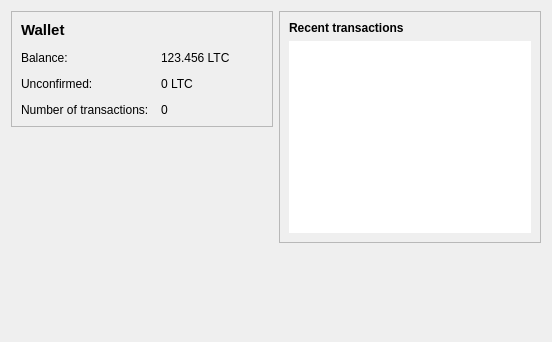
<?xml version="1.0" encoding="UTF-8"?>
<ui version="4.0">
 <class>OverviewPage</class>
 <widget class="QWidget" name="OverviewPage">
  <property name="geometry">
   <rect>
    <x>0</x>
    <y>0</y>
    <width>552</width>
    <height>342</height>
   </rect>
  </property>
  <property name="windowTitle">
   <string>Form</string>
  </property>
  <layout class="QHBoxLayout" name="horizontalLayout" stretch="1,1">
   <item>
    <layout class="QVBoxLayout" name="verticalLayout_2">
     <item>
      <widget class="QFrame" name="frame">
       <property name="frameShape">
        <enum>QFrame::StyledPanel</enum>
       </property>
       <property name="frameShadow">
        <enum>QFrame::Raised</enum>
       </property>
       <layout class="QFormLayout" name="formLayout_2">
        <property name="fieldGrowthPolicy">
         <enum>QFormLayout::AllNonFixedFieldsGrow</enum>
        </property>
        <property name="horizontalSpacing">
         <number>12</number>
        </property>
        <property name="verticalSpacing">
         <number>12</number>
        </property>
        <item row="2" column="0">
         <widget class="QLabel" name="label">
          <property name="text">
           <string>Balance:</string>
          </property>
         </widget>
        </item>
        <item row="2" column="1">
         <widget class="QLabel" name="labelBalance">
          <property name="text">
           <string>123.456 LTC</string>
          </property>
         </widget>
        </item>
        <item row="4" column="0">
         <widget class="QLabel" name="label_2">
          <property name="text">
           <string>Number of transactions:</string>
          </property>
         </widget>
        </item>
        <item row="4" column="1">
         <widget class="QLabel" name="labelNumTransactions">
          <property name="text">
           <string>0</string>
          </property>
         </widget>
        </item>
        <item row="3" column="0">
         <widget class="QLabel" name="label_3">
          <property name="text">
           <string>Unconfirmed:</string>
          </property>
         </widget>
        </item>
        <item row="3" column="1">
         <widget class="QLabel" name="labelUnconfirmed">
          <property name="text">
           <string>0 LTC</string>
          </property>
         </widget>
        </item>
        <item row="1" column="0">
         <widget class="QLabel" name="label_5">
          <property name="text">
           <string>&lt;!DOCTYPE HTML PUBLIC &quot;-//W3C//DTD HTML 4.0//EN&quot; &quot;http://www.w3.org/TR/REC-html40/strict.dtd&quot;&gt;
&lt;html&gt;&lt;head&gt;&lt;meta name=&quot;qrichtext&quot; content=&quot;1&quot; /&gt;&lt;style type=&quot;text/css&quot;&gt;
p, li { white-space: pre-wrap; }
&lt;/style&gt;&lt;/head&gt;&lt;body style=&quot; font-family:'Ubuntu'; font-size:11pt; font-weight:400; font-style:normal;&quot;&gt;
&lt;p style=&quot; margin-top:0px; margin-bottom:0px; margin-left:0px; margin-right:0px; -qt-block-indent:0; text-indent:0px;&quot;&gt;&lt;span style=&quot; font-weight:600;&quot;&gt;Wallet&lt;/span&gt;&lt;/p&gt;&lt;/body&gt;&lt;/html&gt;</string>
          </property>
         </widget>
        </item>
       </layout>
      </widget>
     </item>
     <item>
      <spacer name="verticalSpacer">
       <property name="orientation">
        <enum>Qt::Vertical</enum>
       </property>
       <property name="sizeHint" stdset="0">
        <size>
         <width>20</width>
         <height>40</height>
        </size>
       </property>
      </spacer>
     </item>
    </layout>
   </item>
   <item>
    <layout class="QVBoxLayout" name="verticalLayout_3">
     <item>
      <widget class="QFrame" name="frame_2">
       <property name="frameShape">
        <enum>QFrame::StyledPanel</enum>
       </property>
       <property name="frameShadow">
        <enum>QFrame::Raised</enum>
       </property>
       <layout class="QVBoxLayout" name="verticalLayout">
        <item>
         <widget class="QLabel" name="label_4">
          <property name="text">
           <string>&lt;b&gt;Recent transactions&lt;/b&gt;</string>
          </property>
         </widget>
        </item>
        <item>
         <widget class="QListView" name="listTransactions">
          <property name="frameShape">
           <enum>QFrame::NoFrame</enum>
          </property>
          <property name="verticalScrollBarPolicy">
           <enum>Qt::ScrollBarAlwaysOff</enum>
          </property>
          <property name="horizontalScrollBarPolicy">
           <enum>Qt::ScrollBarAlwaysOff</enum>
          </property>
         </widget>
        </item>
       </layout>
      </widget>
     </item>
     <item>
      <spacer name="verticalSpacer_2">
       <property name="orientation">
        <enum>Qt::Vertical</enum>
       </property>
       <property name="sizeHint" stdset="0">
        <size>
         <width>20</width>
         <height>40</height>
        </size>
       </property>
      </spacer>
     </item>
    </layout>
   </item>
  </layout>
 </widget>
 <resources/>
 <connections/>
</ui>
